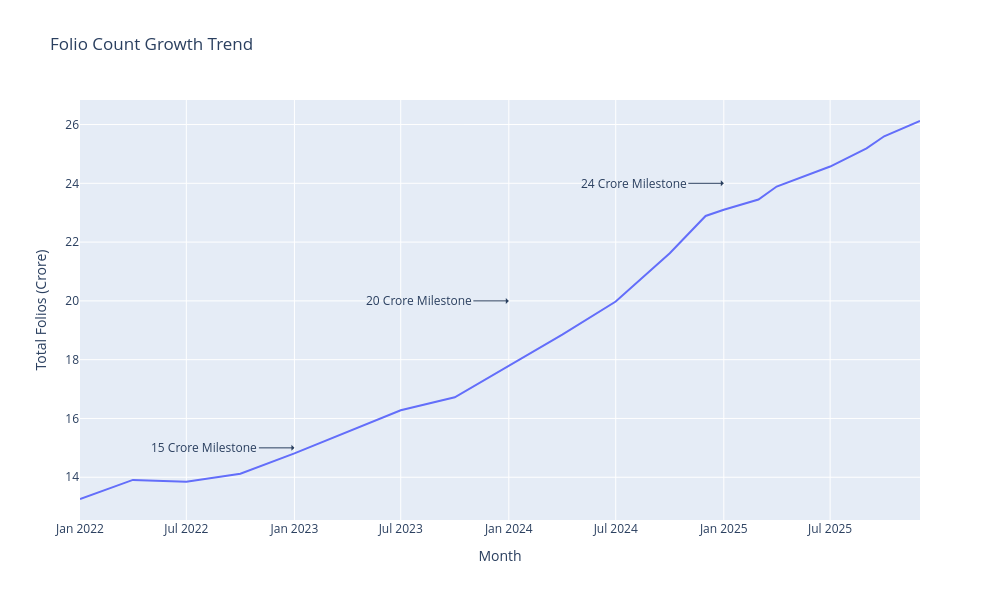

The code cell stored with this chart in its notebook:
### Code cell
# Folio Count Growth [10]

fig = px.line(industry_folio_count, 
              x='month', 
              y='total_folios_crore',
              title='Folio Count Growth Trend',
              labels={'month': 'Month', 'total_folios_crore': 'Total Folios (Crore)'})

# Add milestone annotations
milestones = [
    ('2023-01-01', 15, '15 Crore Milestone'),
    ('2024-01-01', 20, '20 Crore Milestone'),
    ('2025-01-01', 24, '24 Crore Milestone')
]

for date, y_val, text in milestones:
    fig.add_annotation(
        x=date,
        y=y_val,
        ax=-90,
        ay=0,
        text=text,
        showarrow=True,
        arrowhead=1
    )

fig.update_layout(height=600, width=1000)
fig.write_image('../reports/figures/folio_count_growth.png')
fig.show()
print(industry_folio_count['month'].min())
print(industry_folio_count['month'].max())

### Figure 1 — Plotly figure (JSON) as saved in the notebook; plotly's stock layout.template omitted (floating-point values rounded to 4 significant figures)
{"data": [{"hovertemplate": "Month=%{x}<br>Total Folios (Crore)=%{y}<extra></extra>", "legendgroup": "", "line": {"color": "#636efa", "dash": "solid"}, "marker": {"symbol": "circle"}, "mode": "lines", "name": "", "orientation": "v", "showlegend": false, "type": "scatter", "x": ["2022-01-01", "2022-04-01", "2022-07-01", "2022-10-01", "2023-01-01", "2023-04-01", "2023-07-01", "2023-10-01", "2024-01-01", "2024-04-01", "2024-07-01", "2024-10-01", "2024-12-01", "2025-01-01", "2025-03-01", "2025-04-01", "2025-07-01", "2025-08-01", "2025-09-01", "2025-10-01", "2025-12-01"], "xaxis": "x", "y": [13.26, 13.91, 13.85, 14.12, 14.81, 15.54, 16.28, 16.72, 17.78, 18.85, 19.98, 21.62, 22.89, 23.1, 23.45, 23.89, 24.57, 24.89, 25.19, 25.6, 26.12], "yaxis": "y"}], "layout": {"annotations": [{"arrowhead": 1, "ax": -90, "ay": 0, "showarrow": true, "text": "15 Crore Milestone", "x": "2023-01-01", "y": 15}, {"arrowhead": 1, "ax": -90, "ay": 0, "showarrow": true, "text": "20 Crore Milestone", "x": "2024-01-01", "y": 20}, {"arrowhead": 1, "ax": -90, "ay": 0, "showarrow": true, "text": "24 Crore Milestone", "x": "2025-01-01", "y": 24}], "height": 600, "legend": {"tracegroupgap": 0}, "title": {"text": "Folio Count Growth Trend"}, "width": 1000, "xaxis": {"anchor": "y", "domain": [0, 1], "title": {"text": "Month"}}, "yaxis": {"anchor": "x", "domain": [0, 1], "title": {"text": "Total Folios (Crore)"}}}}
